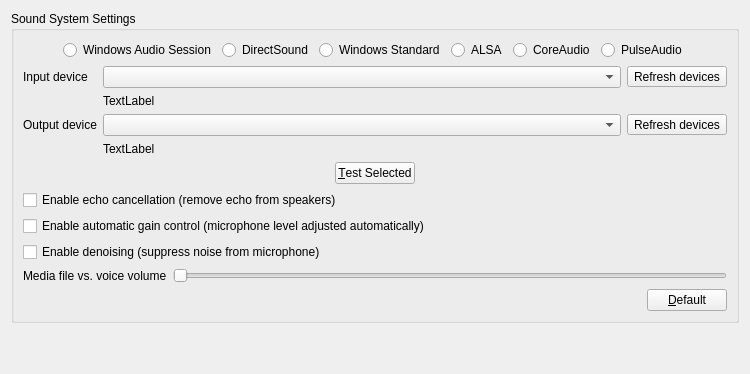
     <widget class="QWidget" name="soundTab">
      <attribute name="title">
       <string>Sound System</string>
      </attribute>
      <layout class="QVBoxLayout" name="verticalLayout_6">
       <item>
        <widget class="QGroupBox" name="groupBox_5">
         <property name="title">
          <string>Sound System Settings</string>
         </property>
         <layout class="QVBoxLayout" name="verticalLayout_7">
          <item>
           <layout class="QHBoxLayout" name="horizontalLayout_3">
            <item>
             <spacer name="horizontalSpacer_16">
              <property name="orientation">
               <enum>Qt::Horizontal</enum>
              </property>
              <property name="sizeHint" stdset="0">
               <size>
                <width>40</width>
                <height>20</height>
               </size>
              </property>
             </spacer>
            </item>
            <item>
             <widget class="QRadioButton" name="wasapiButton">
              <property name="text">
               <string>Windows Audio Session</string>
              </property>
             </widget>
            </item>
            <item>
             <widget class="QRadioButton" name="dsoundButton">
              <property name="text">
               <string>DirectSound</string>
              </property>
             </widget>
            </item>
            <item>
             <widget class="QRadioButton" name="winmmButton">
              <property name="text">
               <string>Windows Standard</string>
              </property>
             </widget>
            </item>
            <item>
             <widget class="QRadioButton" name="alsaButton">
              <property name="text">
               <string>ALSA</string>
              </property>
             </widget>
            </item>
            <item>
             <widget class="QRadioButton" name="coreaudioButton">
              <property name="text">
               <string>CoreAudio</string>
              </property>
             </widget>
            </item>
            <item>
             <widget class="QRadioButton" name="pulseaudioButton">
              <property name="text">
               <string>PulseAudio</string>
              </property>
             </widget>
            </item>
            <item>
             <spacer name="horizontalSpacer_17">
              <property name="orientation">
               <enum>Qt::Horizontal</enum>
              </property>
              <property name="sizeHint" stdset="0">
               <size>
                <width>40</width>
                <height>20</height>
               </size>
              </property>
             </spacer>
            </item>
           </layout>
          </item>
          <item>
           <layout class="QGridLayout" name="gridLayout_3" columnstretch="0,1,0">
            <item row="0" column="0">
             <widget class="QLabel" name="label_12">
              <property name="text">
               <string>Input device</string>
              </property>
              <property name="buddy">
               <cstring>inputdevBox</cstring>
              </property>
             </widget>
            </item>
            <item row="0" column="1">
             <widget class="QComboBox" name="inputdevBox"/>
            </item>
            <item row="0" column="2">
             <widget class="QToolButton" name="refreshinputButton">
              <property name="text">
               <string>Refresh devices</string>
              </property>
              <property name="icon">
               <iconset resource="resources.qrc">
                <normaloff>:/images/images/refresh.png</normaloff>:/images/images/refresh.png</iconset>
              </property>
              <property name="iconSize">
               <size>
                <width>20</width>
                <height>20</height>
               </size>
              </property>
             </widget>
            </item>
            <item row="1" column="1">
             <widget class="QLabel" name="inputinfoLabel">
              <property name="text">
               <string notr="true">TextLabel</string>
              </property>
              <property name="alignment">
               <set>Qt::AlignLeading|Qt::AlignLeft|Qt::AlignVCenter</set>
              </property>
              <property name="wordWrap">
               <bool>true</bool>
              </property>
              <property name="textInteractionFlags">
               <set>Qt::LinksAccessibleByKeyboard|Qt::LinksAccessibleByMouse|Qt::TextBrowserInteraction|Qt::TextSelectableByKeyboard|Qt::TextSelectableByMouse</set>
              </property>
             </widget>
            </item>
            <item row="2" column="0">
             <widget class="QLabel" name="label_14">
              <property name="text">
               <string>Output device</string>
              </property>
              <property name="buddy">
               <cstring>outputdevBox</cstring>
              </property>
             </widget>
            </item>
            <item row="2" column="1">
             <widget class="QComboBox" name="outputdevBox"/>
            </item>
            <item row="2" column="2">
             <widget class="QToolButton" name="refreshoutputButton">
              <property name="text">
               <string>Refresh devices</string>
              </property>
              <property name="icon">
               <iconset resource="resources.qrc">
                <normaloff>:/images/images/refresh.png</normaloff>:/images/images/refresh.png</iconset>
              </property>
              <property name="iconSize">
               <size>
                <width>20</width>
                <height>20</height>
               </size>
              </property>
             </widget>
            </item>
            <item row="3" column="1">
             <widget class="QLabel" name="outputinfoLabel">
              <property name="text">
               <string notr="true">TextLabel</string>
              </property>
              <property name="wordWrap">
               <bool>true</bool>
              </property>
              <property name="textInteractionFlags">
               <set>Qt::LinksAccessibleByKeyboard|Qt::LinksAccessibleByMouse|Qt::TextBrowserInteraction|Qt::TextSelectableByKeyboard|Qt::TextSelectableByMouse</set>
              </property>
             </widget>
            </item>
           </layout>
          </item>
          <item>
           <layout class="QHBoxLayout" name="horizontalLayout_4">
            <item>
             <spacer name="horizontalSpacer_5">
              <property name="orientation">
               <enum>Qt::Horizontal</enum>
              </property>
              <property name="sizeHint" stdset="0">
               <size>
                <width>40</width>
                <height>20</height>
               </size>
              </property>
             </spacer>
            </item>
            <item>
             <widget class="QPushButton" name="sndtestButton">
              <property name="text">
               <string>&amp;Test Selected</string>
              </property>
              <property name="checkable">
               <bool>true</bool>
              </property>
             </widget>
            </item>
            <item>
             <spacer name="horizontalSpacer_6">
              <property name="orientation">
               <enum>Qt::Horizontal</enum>
              </property>
              <property name="sizeHint" stdset="0">
               <size>
                <width>40</width>
                <height>20</height>
               </size>
              </property>
             </spacer>
            </item>
           </layout>
          </item>
          <item>
           <widget class="QCheckBox" name="echocancelBox">
            <property name="text">
             <string>Enable echo cancellation (remove echo from speakers)</string>
            </property>
           </widget>
          </item>
          <item>
           <widget class="QCheckBox" name="agcBox">
            <property name="text">
             <string>Enable automatic gain control (microphone level adjusted automatically)</string>
            </property>
           </widget>
          </item>
          <item>
           <widget class="QCheckBox" name="denoisingBox">
            <property name="text">
             <string>Enable denoising (suppress noise from microphone)</string>
            </property>
           </widget>
          </item>
          <item>
           <layout class="QHBoxLayout" name="horizontalLayout_10">
            <item>
             <widget class="QLabel" name="label_34">
              <property name="text">
               <string>Media file vs. voice volume</string>
              </property>
              <property name="buddy">
               <cstring>mediavsvoiceSlider</cstring>
              </property>
             </widget>
            </item>
            <item>
             <widget class="QSlider" name="mediavsvoiceSlider">
              <property name="maximum">
               <number>200</number>
              </property>
              <property name="orientation">
               <enum>Qt::Horizontal</enum>
              </property>
             </widget>
            </item>
           </layout>
          </item>
          <item>
           <layout class="QHBoxLayout" name="horizontalLayout_6">
            <item>
             <spacer name="horizontalSpacer_9">
              <property name="orientation">
               <enum>Qt::Horizontal</enum>
              </property>
              <property name="sizeHint" stdset="0">
               <size>
                <width>40</width>
                <height>20</height>
               </size>
              </property>
             </spacer>
            </item>
            <item>
             <widget class="QPushButton" name="snddefaultButton">
              <property name="text">
               <string>&amp;Default</string>
              </property>
             </widget>
            </item>
           </layout>
          </item>
         </layout>
        </widget>
       </item>
       <item>
        <spacer name="verticalSpacer_3">
         <property name="orientation">
          <enum>Qt::Vertical</enum>
         </property>
         <property name="sizeHint" stdset="0">
          <size>
           <width>20</width>
           <height>40</height>
          </size>
         </property>
        </spacer>
       </item>
      </layout>
     </widget>
